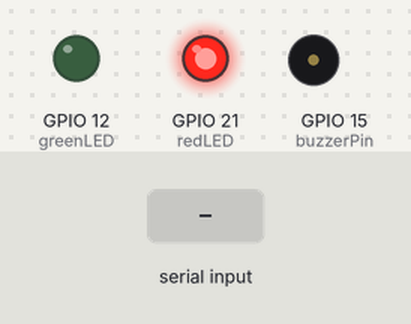
Simulated run of this sketch. Board: ESP32. On the bench: output pins drawn as LEDs (lit = HIGH), buzzer (waves = sounding). The inputs (shaded band) are chosen by the test bench. What the sketch prints to the serial monitor is not drawn.

Above: at 3.2 s.
3.3 s: "VALID_FACE\n" received over Serial
At 3.6 s:
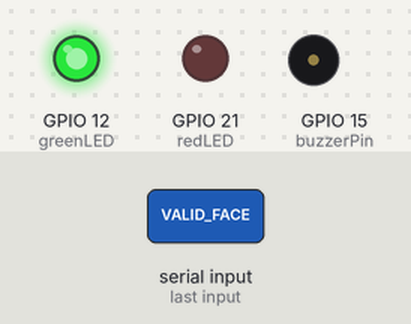
4.8 s: "INVALID_FACE\n" received over Serial
At 6.0 s:
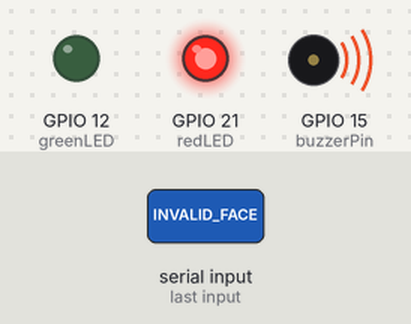
6.3 s: "RESET\n" received over Serial
At 7.2 s:
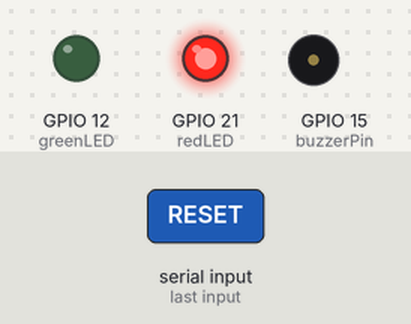
Timing chart, 0 to 9.3 s (numbered marks = the images above; inputs shaded):
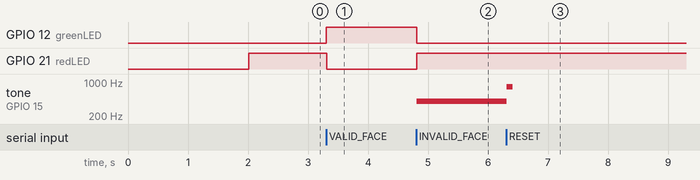

Measured:
- after the input at 3.3 s, GPIO 12 (greenLED): LOW → HIGH at once; GPIO 21 (redLED): HIGH → LOW at once
- after the input at 4.8 s, GPIO 12 (greenLED): HIGH → LOW at once; GPIO 21 (redLED): LOW → HIGH at once; tone on GPIO 15 (buzzerPin): silent → 400 Hz at once
- after the input at 6.3 s, tone on GPIO 15 (buzzerPin): 400 Hz → 800 Hz at once, → silent 0.10 s later

The sketch:

security_system_esp32.ino
```cpp
// ESP32 Pin definitions - using more spread-out pins
const int redLED = 21;    // Red LED pin - ESP32 GPIO 21
const int greenLED = 12;  // Green LED pin - ESP32 GPIO 12
const int buzzerPin = 15; // Buzzer pin - ESP32 GPIO 15

// ESP32 buzzer configuration
#define BUZZER_CHANNEL 0
#define BUZZER_RESOLUTION 8
#define BUZZER_ALARM_FREQ 400 // Frequency for the continuous alarm

// Serial debugging options
#define ENABLE_DEBUG true   // Set to false to disable all serial output
#define SERIAL_BAUD 115200

// User recognition variables
String recognizedUser = "";

// Logging variables for tracking state changes (optional but can be helpful)
bool redLEDState = false;
bool greenLEDState = false;
bool buzzerState = false;

// Custom debug print function to ensure reliable serial output
void debugPrint(const char* message) {
  if (ENABLE_DEBUG) {
    Serial.println(message);
    Serial.flush(); // Wait for all data to be sent
  }
}

void debugPrintf(const char* format, ...) {
  if (ENABLE_DEBUG) {
    char buffer[256];
    va_list args;
    va_start(args, format);
    vsnprintf(buffer, sizeof(buffer), format, args);
    va_end(args);
    Serial.println(buffer);
    Serial.flush(); // Wait for all data to be sent
  }
}

// Function to play a continuous tone or a short beep
void playTone(int pin, int frequency, int duration = 0) { // Default duration 0 for continuous
  if (frequency <= 0) { // Stop tone if frequency is 0 or less
      stopTone();
      return;
  }

  debugPrintf("[BUZZER] Playing tone: %d Hz%s",
              frequency,
              duration > 0 ? " for " + String(duration) + " ms" : " continuously");

  ledcSetup(BUZZER_CHANNEL, frequency, BUZZER_RESOLUTION);
  ledcAttachPin(pin, BUZZER_CHANNEL);
  ledcWrite(BUZZER_CHANNEL, 128); // ~50% duty cycle (128 for 8-bit resolution)
  buzzerState = true;

  if (duration > 0) {
    delay(duration); // Use delay only for short beeps
    stopTone();      // Stop after duration
  }
}

// Function to stop the tone
void stopTone() {
  if (buzzerState) { // Only stop if it's actually on
    ledcWrite(BUZZER_CHANNEL, 0);
    buzzerState = false;
    debugPrint("[BUZZER] Stopped");
  }
}

// Set LED state with logging
void setLED(int pin, bool state) {
  digitalWrite(pin, state ? HIGH : LOW);

  if (pin == redLED) {
    if (redLEDState != state) {
      debugPrintf("[LED] Red LED: %s", state ? "ON" : "OFF");
      redLEDState = state;
    }
  } else if (pin == greenLED) {
    if (greenLEDState != state) {
      debugPrintf("[LED] Green LED: %s", state ? "ON" : "OFF");
      greenLEDState = state;
    }
  }
}

void setup() {
  // Initialize serial communication
  if (ENABLE_DEBUG) {
    Serial.begin(SERIAL_BAUD);
    delay(2000); // Allow time for serial connection
    while (Serial.available()) Serial.read(); // Flush initial garbage
    Serial.write(12); // Form feed (clear screen if supported)
    Serial.println("\n\n--- ESP32 SECURITY SYSTEM ---");
  }

  debugPrint("[INIT] Initializing...");
  debugPrintf("[CONFIG] Serial: %d baud", SERIAL_BAUD);
  debugPrintf("[CONFIG] Red LED: GPIO %d", redLED);
  debugPrintf("[CONFIG] Green LED: GPIO %d", greenLED);
  debugPrintf("[CONFIG] Buzzer: GPIO %d (PWM Chan %d)", buzzerPin, BUZZER_CHANNEL);

  // Initialize pins
  pinMode(redLED, OUTPUT);
  pinMode(greenLED, OUTPUT);
  // Buzzer pin setup is handled by ledcAttachPin in playTone/stopTone

  debugPrint("[INIT] Setting initial state (Unauthorized/Waiting)");
  // Initial state: Red ON, Green OFF, Buzzer OFF (Default armed state)
  setLED(redLED, true);
  setLED(greenLED, false);
  stopTone(); // Ensure buzzer is off initially

  debugPrint("--- System Ready ---");
  debugPrint("Waiting for commands...");
  debugPrint("--------------------");
}

void loop() {
  // Check if there's data available to read
  if (Serial.available() > 0) {
    String commandStr = Serial.readStringUntil('\n');
    commandStr.trim();

    // Parse command and user
    int colonIndex = commandStr.indexOf(':');
    String command = colonIndex != -1 ? commandStr.substring(0, colonIndex) : commandStr;
    recognizedUser = colonIndex != -1 ? commandStr.substring(colonIndex + 1) : "";

    debugPrint("\n--------------------");
    debugPrintf("[COMMAND] Received: '%s'", commandStr.c_str());
    if (!recognizedUser.isEmpty()) {
      debugPrintf("[COMMAND] User: '%s'", recognizedUser.c_str());
    }

    // Process commands
    if (command == "VALID_FACE") {
      debugPrint("[PROCESS] Setting state to AUTHORIZED");
      handleValidFace();
    }
    else if (command == "INVALID_FACE") {
      debugPrint("[PROCESS] Setting state to UNAUTHORIZED/ALARM");
      handleInvalidFace();
    }
    else if (command == "RESET") {
      debugPrint("[PROCESS] Resetting state to UNAUTHORIZED/WAITING");
      resetSystem();
    }
    else {
      debugPrintf("[ERROR] Unknown command: '%s'", command.c_str());
    }
    debugPrint("--------------------");
  }

  // No background tasks needed in loop for this simplified logic
}

// Set system to AUTHORIZED state
void handleValidFace() {
  debugPrintf("[STATE] Authorized access for: %s", recognizedUser.c_str());
  setLED(greenLED, true);
  setLED(redLED, false);
  stopTone(); // Ensure buzzer is off
}

// Set system to UNAUTHORIZED/ALARM state
void handleInvalidFace() {
  debugPrint("[STATE] Unauthorized access detected. Sounding alarm.");
  setLED(redLED, true);
  setLED(greenLED, false);
  playTone(buzzerPin, BUZZER_ALARM_FREQ); // Play continuous alarm tone
}

// Reset system to default UNAUTHORIZED/WAITING state
void resetSystem() {
  debugPrint("[STATE] System reset. Returning to waiting state.");
  setLED(redLED, true); // Default state is armed/waiting (Red ON)
  setLED(greenLED, false);
  stopTone();
  recognizedUser = "";

  // Optional short confirmation beep
  playTone(buzzerPin, 800, 100); // Short beep
}
// Removed test functions (testAlarm, testValidAccess, testInvalidAccess) 
```
